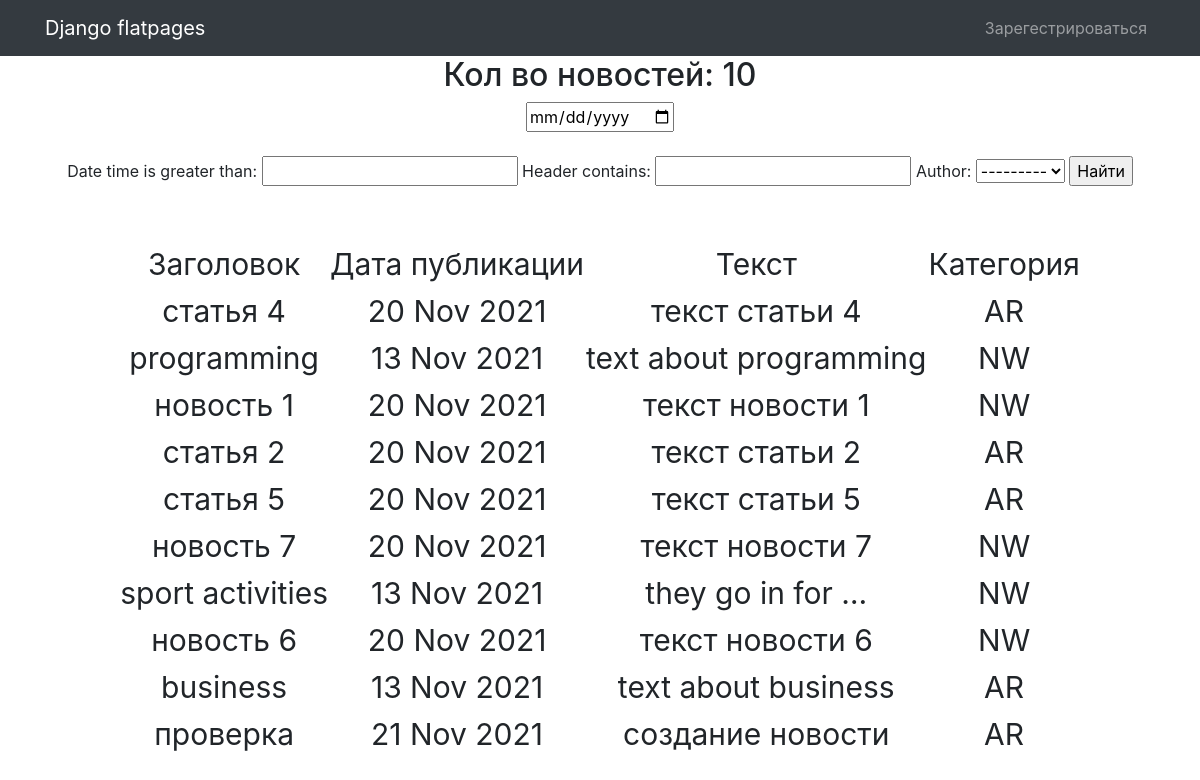
The app's page /news/search/ with its own data.
### NewsApp/models.py (models this page shows, shortened)
class Post(models.Model):
    author = models.ForeignKey(Author,on_delete=models.CASCADE)
    News = "NW"
    Article = 'AR'
    TYPES = (
        (News, 'Новость'),
        (Article, 'Статья')
    )
    category_type = models.CharField(choices=TYPES, max_length=2, default=Article)
    date_time = models.DateTimeField(auto_now_add=True)
    header = models.CharField(max_length=64)
    text = models.CharField(max_length=128)
    rating = models.IntegerField(default=0)
    post_category = models.ManyToManyField(Category, through="PostCategory")

### NewsApp/views.py (the view)
# urls.py: path('search/', NewsSearch.as_view()),
class NewsSearch(ListView):
    model = Post
    template_name = 'search.html'
    context_object_name = 'news'
    ordering = ['-rating']
    def get_context_data(self, **kwargs):
        context = super().get_context_data(**kwargs)
        context['filter'] = NewsFilter(self.request.GET, queryset=self.get_queryset())
        return context

### NewsApp/models.py (called while the page is built)
    def __str__(self):
        return f'{self.author_name}'

### NewsApp/templatetags/custom_filters.py (called while the page is built)
@register.filter(name='Censor')
def Censor(text):
    text = str(text).lower().split(' ')
    List_of_bad_words = [
        'мразь','гнилой','пожилой','каворкинг','бомж','изнасиловал'
    ]
    edited_text = ''
    for word in text:
        if word not in List_of_bad_words:
            edited_text += word + ' '
    return str(edited_text)

### templates/search.html (shortened to what this page needs)
{% extends 'flatpages/default.html' %}
{% load custom_filters %}
{% block content %}
    {% if news %}
    <h2>Кол во новостей: {{ news|length }}</h2>
    <form method="GET">
        <input type="date">
        <br>
        <br>
        {{ filter.form }}
        <input type="submit" value="Найти">
    </form>
        <table style="margin: 0 auto;font-size: 30px;margin-top: 50px;">
            <tr>
                <td>Заголовок</td>
                <td>Дата публикации</td>
                <td>Текст</td>
                <td>Категория</td>
            </tr>
            {% for new in filter.qs %}
            <tr>
                <td>
                    {{ new.header|Censor }}
                </td>
                <td>
                    {{ new.date_time|date:'d M Y' }}
                </td>
                <td>
                    {{ new.text|truncatewords:4|Censor }}
                </td>
                <td>
                    {{ new.category_type }}
                </td>
            </tr>
            {% endfor %}
        </table>
    {% else %}
        <h4>Нет новостей!</h4>
    {% endif %}
{% endblock content %}

### records on screen
Post: header|Censor "статья 4", date_time "20 Nov 2021", text|Censor "текст статьи 4", category_type "AR"
Post: header|Censor "programming", date_time "13 Nov 2021", text|Censor "text about programming", category_type "NW"
Post: header|Censor "новость 1", date_time "20 Nov 2021", text|Censor "текст новости 1", category_type "NW"
Post: header|Censor "статья 2", date_time "20 Nov 2021", text|Censor "текст статьи 2", category_type "AR"
Post: header|Censor "статья 5", date_time "20 Nov 2021", text|Censor "текст статьи 5", category_type "AR"
Post: header|Censor "новость 7", date_time "20 Nov 2021", text|Censor "текст новости 7", category_type "NW"
Post: header|Censor "sport activities", date_time "13 Nov 2021", text|Censor "they go in for …", category_type "NW"
Post: header|Censor "новость 6", date_time "20 Nov 2021", text|Censor "текст новости 6", category_type "NW"
Post: header|Censor "business", date_time "13 Nov 2021", text|Censor "text about business", category_type "AR"
Post: header|Censor "проверка", date_time "21 Nov 2021", text|Censor "создание новости", category_type "AR"

### other values on screen
{{ news|length }} "10"
